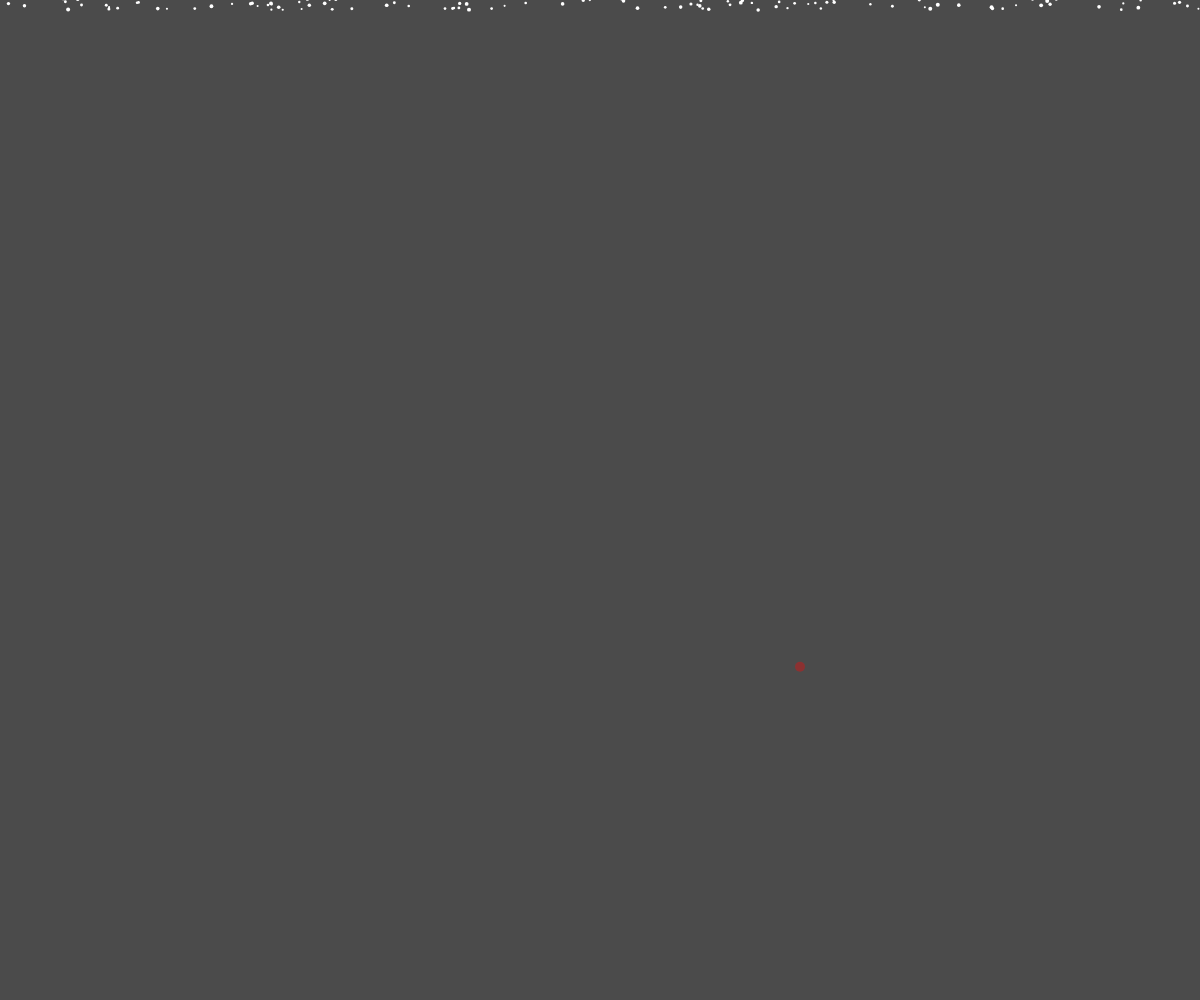
Frame 1 (no input)
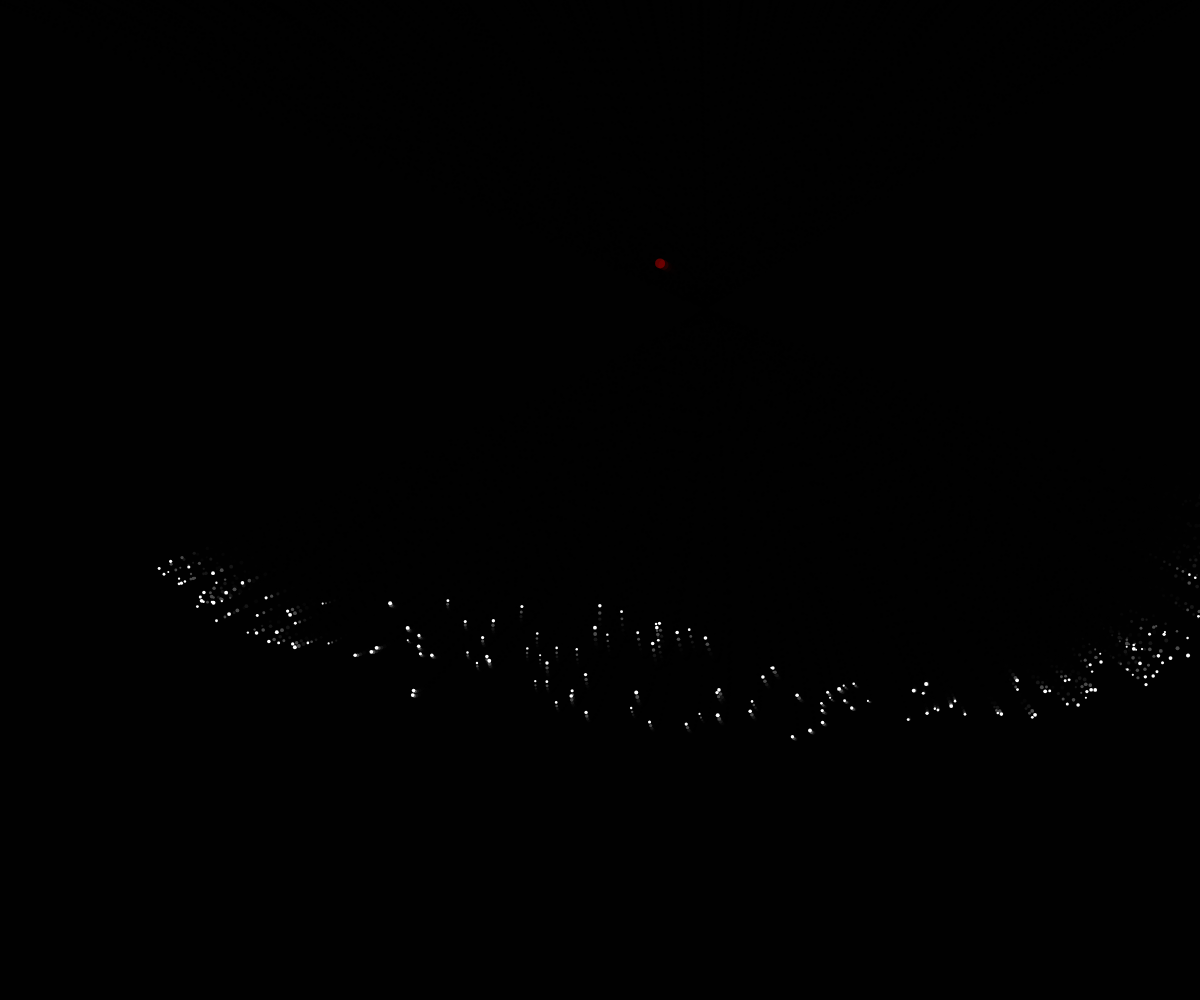
Frame 60 (no input)
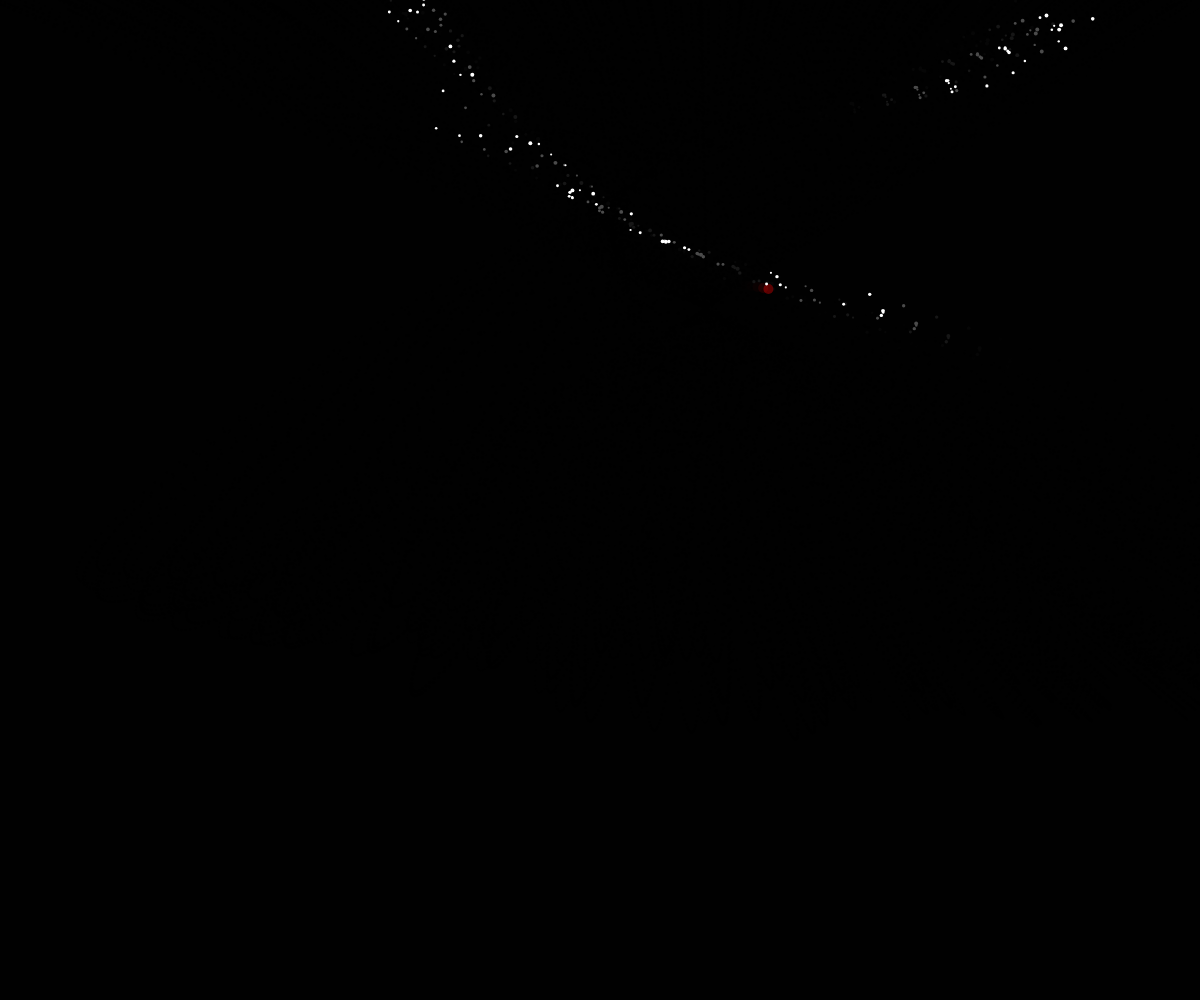
Frame 120 (the mouse pressed at the canvas centre since frame 60)

The p5.js sketch that drew these frames (run headless with seeded random() and noise() and a simulated clock; from frame 60 on, the mouse is pressed at the canvas centre):

// p5.js sketch
// ── sketch.js
var boids = [];
var attractor;

function setup() {
  createCanvas(window.innerWidth, window.innerHeight);
  boids.length = 200;
  for (var i = 0; i < boids.length; i++) {
    boids[i] = new Boid();
  }
  attractor = new Attractor();
}

function draw() {
  background(0,180);

  //attractor
  attractor.display();
  attractor.applysomeForce();
  attractor.update();
  attractor.bounce();

  //Boid
  for (var i = 0; i < boids.length; i++) {
    // for (var j = 0; j < boids.length; j++) {
    //   if (i !== j) {
    //     var multiAttraction = boids[j].multiAttraction(boids[i]);
    //     boids[i].applyForce(multiAttraction);
    // }
    // }
  
    
    // atrrating force from the attractor
    var attraction = attractor.attractionForce(boids[i]);
    //resistance(dragforce)
    var c = 0.03; //constant c
    var normal = 10; //speed*speed(made up this number);
    var resistanceMag = c * normal;
    var resistance = boids[i].velocity.copy();
    //change the direction;
    resistance.mult * -1;
    resistance.normalize();
    resistance.mult(resistanceMag);
    //attractor's animation

    //for snowFlake movement
    //boids[i].applyGravity();
    //boids[i].applyWind();
    //boids[i].applyForce(resistance);
   boids[i].applyForce(attraction);
    boids[i].update();
    boids[i].render();
    //boids[i].bounce();

  }
}

function mouseMoved() {
  attractor.handleHover(mouseX, mouseY);
}

function mousePressed() {
  attractor.handlePress(mouseX, mouseY);
}

function mouseDragged() {
  attractor.handleHover(mouseX, mouseY);
  attractor.handleDrag(mouseX, mouseY);
}

function mouseReleased() {
  attractor.stopDragging();
}

function keyPressed() {
  if (keyCode == 32) {
    boids.push(new Boid());
  }
}

// ── Attractor.js
var Attractor = function(mass) {
  this.position = createVector(width- width /3 , height - height / 3);
  this.mass = 40;
  this.G = 5;
  this.velocity = createVector(0, 0);
  this.acceleration = createVector(0, 0);
  this.dragOffset = createVector(0, 0);
  this.dragging = false;
  this.rollover = false;
  //for noise walking
  this.nOff=createVector(random(width),random(height));

  //create a force to animate attractor's movement;
  this.applysomeForce = function() {
    this.xOff = this.xOff+ .1;
    var n = noise(this.xoff) * width;
    var someForce = createVector(n,height);
    this.acceleration.add(p5.Vector.div(someForce, this.mass));
  };

  this.attractionForce = function(s) {
    //the direction of attraction
    var force = p5.Vector.sub(this.position, s.position);
    var distance = force.mag();
    distance = constrain(distance, 30, 50);
    force.normalize();
    var strength = 12 * (this.G * this.mass * s.mass) / (distance * distance);
    force.mult(strength);
    return force;
  };

  this.update = function() {
    this.position.x = map(noise(this.nOff.x),0,1,0,width);
    this.position.y=  map(noise(this.nOff.y),0,1,0,height);
    this.nOff.add(0.005,0.005,0);
  };

  this.display = function() {
    noStroke();
    fill(255,0,0,90);
    ellipse(this.position.x, this.position.y, this.mass / 4, this.mass / 4);
  };

  this.bounce = function() {
    if (this.position.y > height || this.position.y < 0) {
      this.velocity.mult(-1);
    }
    if (this.position.x > width || this.position.x < 0) {
      this.velocity.mult(-1);
    }
  }

  this.handleHover = function(mx, my) {
    var d = dist(mx, my, this.position.x, this.position.y);
    if (d < this.mass) {
      this.rollover = true;
      cursor(HAND);
    } else {
      this.rollover = false;
    }
  };

  this.handlePress = function(mx, my) {
    var d = dist(mx, my, this.position.x, this.position.y);
    if (d < this.mass) {
      this.dragging = true;
      this.dragOffset.x = this.position.x + mx;
      this.dragOffset.y = this.position.y + my;
    }
  };

  this.handleDrag = function(mx, my) {
    if (this.dragging) {
      this.position.x = mx;
      this.position.y = my;
    }
  };

  this.stopDragging = function(mx, my) {
    this.dragging = false;
  };
};

// ── Boid.js
var Boid = function(mass) {
  this.position = createVector(random(-10, width), random(-10, 10));
  this.mass = random(1, 2);
  this.velocity = createVector(0, 0);
  this.acceleration = createVector(0, 0);
  this.radius = this.mass * 2;
  this.G=1;

  this.applyGravity = function() {
    var gravity = createVector(0, 0.01 * this.mass);
    this.acceleration.add(p5.Vector.div(gravity, this.mass));
  };

  this.applyWind = function() {
    var wind = createVector(random(-0.3, 0.3), random(-0.2, 0.2));
    this.acceleration.add(p5.Vector.div(wind, this.mass));
  };

  this.applyForce = function(force) {
    this.acceleration.add(p5.Vector.div(force, this.mass));
  };

  this.update = function() {
    this.position.add(this.velocity);
    this.velocity.add(this.acceleration);
    this.acceleration.mult(0);
  };

  this.bounce = function() {
    if (this.position.y > height) {
      this.position.y = height;
      this.velocity.mult(-1)
        // }else if(this.position.y < 0) {
        // this.position.y =height;
        // this.velocity.mult(-0.8);
    }
    // if (this.position.x > width){
    //   this.position.x = width;
    //   this.velocity.mult(-0.8);
    // }else if(this.position.x < 0) {
    //   this.position.y =width;
    //   this.velocity.mult(-0.8);
    // }
  };

  //for multi attraction

  this.multiAttraction = function(b) {
    var multiAttraction = p5.Vector.sub(this.position, b.position);
    var distance = multiAttraction.mag();
    distance = constrain(distance, 5, 25);
    multiAttraction.normalize();
    var strengh = .5(this.G * this.mass * b.mass) / (distance * distance);
    multiAttraction.mult(strengh);
    return multiAttraction;
  };

  this.render = function() {
    noStroke();
    fill(255);
    ellipse(this.position.x, this.position.y, this.radius, this.radius);
  };
}
